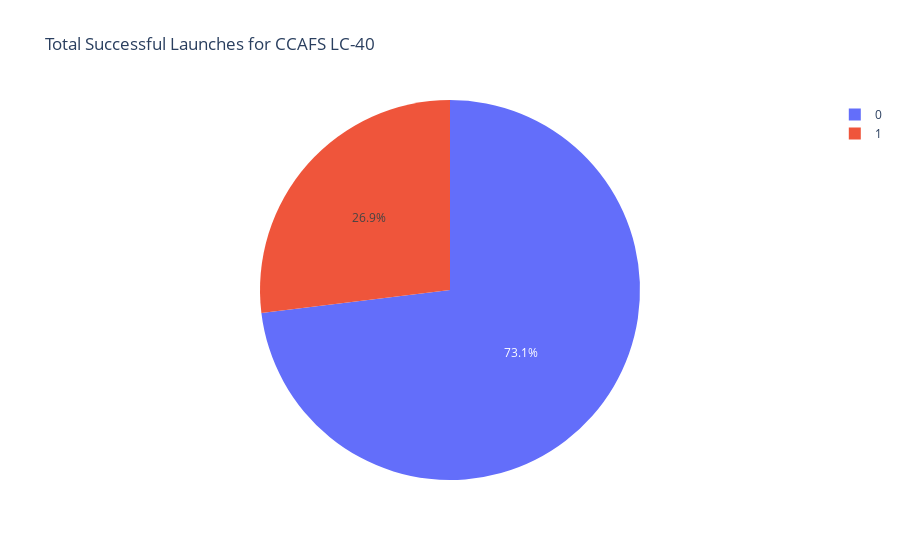

The notebook cell this image was saved under:
### Code cell
update_pie_chart('CCAFS LC-40')

### Figure 1 — Plotly figure (JSON) as saved in the notebook; plotly's stock layout.template omitted (floating-point values rounded to 4 significant figures)
{"data": [{"domain": {"x": [0, 1], "y": [0, 1]}, "hovertemplate": "class=%{label}<extra></extra>", "labels": [0, 0, 0, 0, 0, 0, 0, 0, 0, 0, 0, 0, 0, 0, 0, 0, 0, 1, 1, 0, 1, 1, 1, 0, 1, 1], "legendgroup": "", "name": "", "showlegend": true, "type": "pie"}], "layout": {"legend": {"tracegroupgap": 0}, "title": {"text": "Total Successful Launches for CCAFS LC-40"}}}
